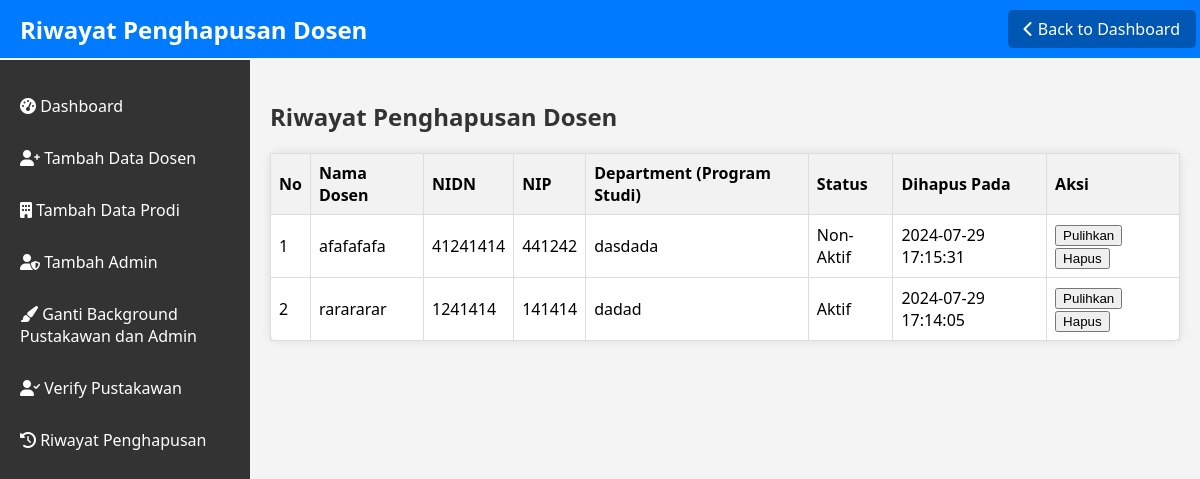
Page /riwayatt.php on the committed database.
### tables this page shows
CREATE TABLE `riwayat` (
  `id` int(11) NOT NULL,
  `nama` varchar(59) NOT NULL,
  `nidn` varchar(60) NOT NULL,
  `nip` varchar(44) NOT NULL,
  `department` varchar(69) NOT NULL,
  `status` varchar(55) NOT NULL,
  `deleted_at` timestamp NOT NULL DEFAULT CURRENT_TIMESTAMP
);

### riwayatt.php (the view, shortened to what this page needs)
<?php
$host = 'localhost';
$dbname = 'unhas';
$username = 'root';
$password = '';
try {
    $conn = new PDO("mysql:host=$host;dbname=$dbname", $username, $password);
    $conn->setAttribute(PDO::ATTR_ERRMODE, PDO::ERRMODE_EXCEPTION);
} catch(PDOException $e) {
    echo "Error: " . $e->getMessage();
    die();
}
$query = "SELECT * FROM riwayat ORDER BY deleted_at DESC";
$stmt = $conn->prepare($query);
$stmt->execute();
$riwayat = $stmt->fetchAll(PDO::FETCH_ASSOC);
?>
<!DOCTYPE html>
<html lang="en">
<head>
    <link rel="stylesheet" href="https://cdnjs.cloudflare.com/ajax/libs/font-awesome/6.0.0-beta3/css/all.min.css">
</head>
<body>
    <div class="navbar">
        <h1>Riwayat Penghapusan Dosen</h1>
        <a href="admin_dashboard.php"><i class="fas fa-chevron-left"></i> Back to Dashboard</a>
    </div>
    <div class="sidebar">
        <a href="admin_dashboard.php"><i class="fas fa-tachometer-alt"></i> Dashboard</a>
        <a href="#"><i class="fas fa-user-plus"></i> Tambah Data Dosen</a>
        <a href="#"><i class="fas fa-building"></i> Tambah Data Prodi</a>
        <a href="#"><i class="fas fa-user-shield"></i> Tambah Admin</a>
        <a href="#"><i class="fas fa-paint-brush"></i> Ganti Background Pustakawan dan Admin</a>
        <a href="#"><i class="fas fa-user-check"></i> Verify Pustakawan</a>
         <a href="riwayatt.php"><i class="fas fa-history"></i> Riwayat Penghapusan</a>
  </div>
    <div class="main-content">
        <h2>Riwayat Penghapusan Dosen</h2>
        <table>
            <thead>
                <tr>
                    <th>No</th>
                    <th>Nama Dosen</th>
                    <th>NIDN</th>
                    <th>NIP</th>
                    <th>Department (Program Studi)</th>
                    <th>Status</th>
                    <th>Dihapus Pada</th>
                    <th>Aksi</th>
                </tr>
            </thead>
            <tbody>
                <?php foreach ($riwayat as $index => $row): ?>
                    <tr>
                        <td><?php echo $index + 1; ?></td>
                        <td><?php echo htmlspecialchars($row['nama']); ?></td>
                        <td><?php echo htmlspecialchars($row['nidn']); ?></td>
                        <td><?php echo htmlspecialchars($row['nip']); ?></td>
                        <td><?php echo htmlspecialchars($row['department']); ?></td>
                        <td><?php echo htmlspecialchars($row['status']); ?></td>
                        <td><?php echo htmlspecialchars($row['deleted_at']); ?></td>
                        <td>
                            <form method="POST" action="" style="display:inline;">
                                <button type="submit" onclick="return confirm('Anda yakin ingin memulihkan data ini?')">Pulihkan</button>
                            </form>
                            <form method="POST" action="" style="display:inline;">
                                <button type="submit" onclick="return confirm('Anda yakin ingin menghapus data ini secara permanen?')">Hapus</button>
                            </form>
                        </td>
                    </tr>
                <?php endforeach; ?>
            </tbody>
        </table>
    </div>
</body>
</html>

### riwayatt.php (style rules this page uses)
body { font-family: 'Segoe UI', Tahoma, Geneva, Verdana, sans-serif; margin: 0; padding: 0; background-color: #f4f4f4; }
.navbar { background-color: #007bff; color: #fff; padding: 10px 20px; display: flex; justify-content: space-between; align-items: center; position: fixed; width: 98%; top: 0; z-index: 1000; }
.navbar h1 { margin: 0; font-size: 24px; }
.navbar a { color: #fff; text-decoration: none; padding: 8px 16px; background-color: #0056b3; border-radius: 5px; transition: background-color 0.3s; }
.sidebar { width: 250px; background-color: #333; color: #fff; position: fixed; top: 60px; bottom: 0; overflow-y: auto; padding-top: 20px; }
.sidebar a { display: block; color: #fff; text-decoration: none; padding: 15px 20px; transition: background-color 0.3s; }
.main-content { margin-left: 250px; padding: 80px 20px 20px; flex: 1; }
.main-content h2 { color: #333; margin-bottom: 20px; }
table { width: 100%; border-collapse: collapse; margin-top: 20px; background-color: #fff; padding: 20px; border-radius: 8px; box-shadow: 0 0 10px rgba(0, 0, 0, 0.1); }
th, td { border: 1px solid #ddd; padding: 8px; text-align: left; }
th { background-color: #f2f2f2; }

### rows in the picture
riwayat: nama "afafafafa", nidn "41241414", nip "441242", department "dasdada", status "Non-Aktif", deleted_at "2024-07-29 17:15:31"
riwayat: nama "rarararar", nidn "1241414", nip "141414", department "dadad", status "Aktif", deleted_at "2024-07-29 17:14:05"
